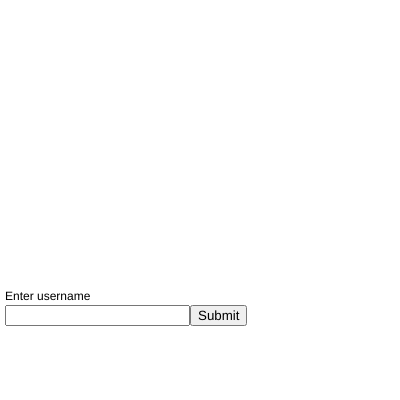
Frame 1 (no input)
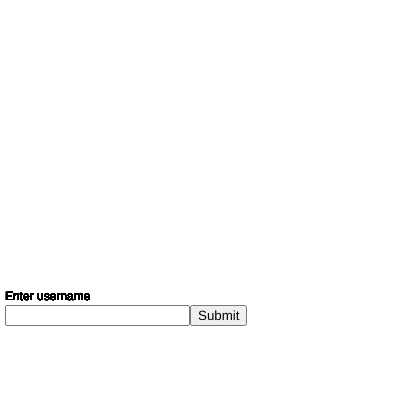
Frame 60 (no input)
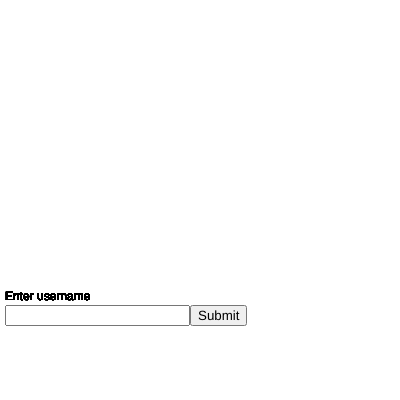
Frame 120 (the mouse pressed at the canvas centre since frame 60)

The p5.js sketch that drew these frames (run headless with seeded random() and noise() and a simulated clock; from frame 60 on, the mouse is pressed at the canvas centre):

// p5.js sketch
// ── sketch.js
const usernames = new Set([]);
let textBox;
let submitButton;

function setup() {
    createCanvas(400, 400);
    background(255);
    //username input box
    textBox = createInput();
    const mainContainer = select("main");
    textBox.parent(mainContainer);
    textBox.position(5, 305);
    //submit button
    submitButton = createButton("Submit");
    submitButton.parent(mainContainer);
    submitButton.position(190, 305);

}

function draw() {
    text("Enter username", 5, 300);
}

// responses to name inputs
function addNewUsername() {
    const username = textBox.value();
    if (usernames.has(username)) {
        text("Username already exists! Please enter a new name", 5, 350);
    }
    else if (usernames.add(username)) {
        text("Hello," + username + "!", 5, 350);
    }
    else if (username === ""){
        text("Username cannot be blank! Please enter a new name", 5, 350);
    }
}

//to use the submit button to add usernames to the set
function buttonClicked(){




    
}
